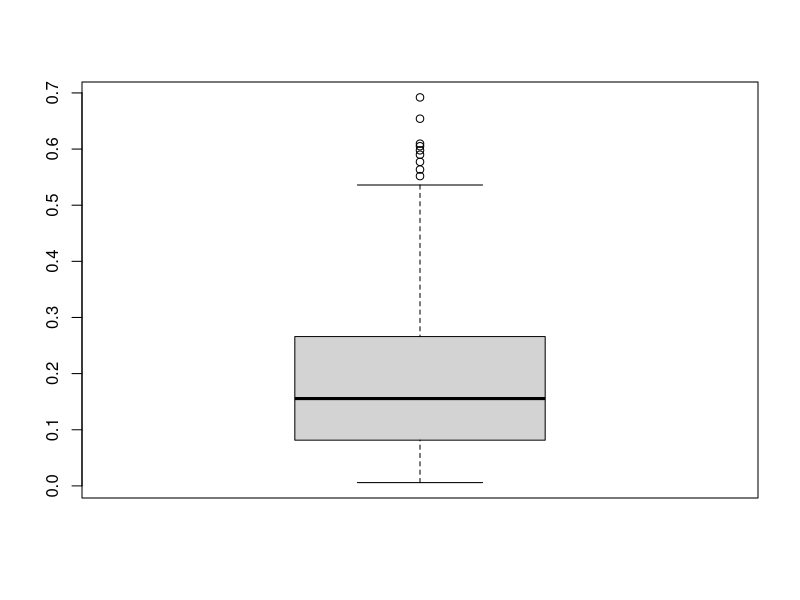

R code for this plot:
# =============================================================================
# Build Arena-Level Movement Model Dataset
# Project: Effects of parasitic infection on predation risk responses in
#          blue mussels (Mytilus edulis)
# Description:
#   This script merges individual-level movement and infection data into an
#   arena-level summary dataset:
#     1) Results_by_ind.csv  -> per-individual total distance travelled
#        (Traveled_Dist), with identity parsed from the Individual column
#     2) net_distance_ALL.csv -> per-individual net displacement (mm),
#        generated by 01_calc_net_distance.R
#     3) movement_row_clean.csv -> per-arena infection metadata (intensity,
#        byssus threads, shell length, etc.)
#   Individual-level total and net distances are merged and used to
#   calculate a confinement index (net displacement / total distance) per
#   individual, then averaged to arena level. Infection metadata are merged
#   in to produce arena-level summary infection intensity.
#   Output: arena_model.csv, the arena-level dataset used as input for
#   02_merge_aggregation_movement.R
# =============================================================================

library(dplyr)
library(tidyr)
library(stringr)

# 1. Load individual-level total distance data

total <- read.csv(
  "data/raw/Results_by_ind.csv",
  header = TRUE,
  sep = ";",
  stringsAsFactors = FALSE,
  fileEncoding = "UTF-8"
)

head(total)
View(total)

# Parse individual identity from the Individual column (e.g. "1_CM_3")
total2 <- total %>%
  separate(
    Individual,
    into = c("Rep", "Group", "ID"),
    sep = "_",
    remove = FALSE
  )

View(total2)
head(total2)

# 2. Load individual-level net displacement data

total3 <- read.csv(
  "data/processed/net_distance_ALL.csv",
  header = TRUE,
  sep = ",",
  stringsAsFactors = FALSE,
  fileEncoding = "UTF-8"
)

head(total3)

# 3. Merge total distance and net displacement, calculate confinement index

total2$ID <- as.numeric(total2$ID)

final_all <- left_join(
  total3,
  total2,
  by = c("Rep", "Group", "ID")
)

# Confinement index: ratio of net displacement to total distance
# (0 = tortuous/local movement; 1 = straight, directed movement)
final_all$distance_ratio <- final_all$NetDistance_mm / (final_all$Traveled_Dist * 10)

head(final_all)
View(final_all)
boxplot(final_all$distance_ratio)

# 4. Summarise movement metrics to arena level

summary_arena <- final_all %>%
  group_by(Rep, Group) %>%
  summarise(
    mean_net_distance_mm   = mean(NetDistance_mm, na.rm = TRUE),
    mean_gross_distance_mm = mean(Traveled_Dist * 10, na.rm = TRUE),
    mean_CI                = mean(distance_ratio, na.rm = TRUE),
    sd_CI                  = sd(distance_ratio, na.rm = TRUE),
    n                       = n(),
    .groups = "drop"
  )

summary_arena <- summary_arena %>%
  # Remove the letter "A" from replicate IDs (e.g. "1A" -> 1) and convert to numeric
  mutate(Rep = as.numeric(gsub("A", "", Rep))) %>%
  # Rename Group column to ArenaID to better reflect arena identity
  rename(ArenaID = Group) %>%
  # Shorten distance-related variable names while keeping units explicit
  rename(
    mean_net_mm   = mean_net_distance_mm,
    mean_gross_mm = mean_gross_distance_mm
  )

View(summary_arena)
head(summary_arena)

# 5. Merge with arena-level infection metadata

movement_row <- read.csv(
  "data/raw/movement_row_clean.csv",
  header = TRUE,
  sep = ";",
  stringsAsFactors = FALSE,
  fileEncoding = "UTF-8"
)

head(movement_row)
View(movement_row)

movement_row$Rep     <- as.numeric(movement_row$Rep)
movement_row$ArenaID <- as.character(movement_row$ArenaID)
summary_arena$ArenaID <- as.character(summary_arena$ArenaID)

movement_all <- left_join(
  summary_arena,
  movement_row,
  by = c("Rep", "ArenaID")
)

# Calculate arena-level infection summary metrics
movement_all <- movement_all %>%
  group_by(Rep, ArenaID) %>%
  mutate(
    sum_intensity = sum(Intensity, na.rm = TRUE),
    n_infected    = sum(Intensity > 0, na.rm = TRUE)
  ) %>%
  ungroup()

View(movement_all)

# Save intermediate merged table
write.csv(
  movement_all,
  "data/processed/movement_all.csv",
  row.names = FALSE,
  fileEncoding = "UTF-8"
)

colnames(movement_all)
table(summary_arena$n)

# 6. Collapse to one row per arena and remove individual-level columns

arena_model <- movement_all %>%
  distinct(Rep, ArenaID, .keep_all = TRUE) %>%
  select(-Mussel_ID, -Cluster_Score, -Byssus_Threads, -Byssus_Threads.1,
         -Length.mm., -Intensity)

View(arena_model)
head(arena_model)

# 7. Export final arena-level dataset

write.csv(
  arena_model,
  "data/processed/arena_model.csv",
  row.names = FALSE,
  fileEncoding = "UTF-8"
)
